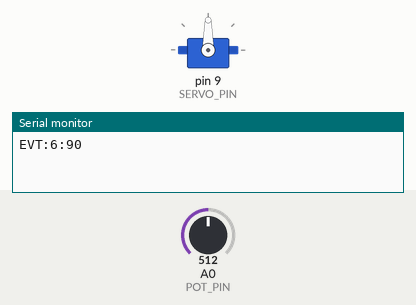
The sketch below on a simulated Arduino Uno, built with avr-gcc and run on an emulated ATmega328P. On the bench: servo, the last lines printed to the serial monitor. The inputs (shaded band) are chosen by the test bench; at power-on: A0 (POT_PIN) = 512.

Above: at 1.2 s.
1.3 s: A0 (POT_PIN) set to 716
At 1.6 s:
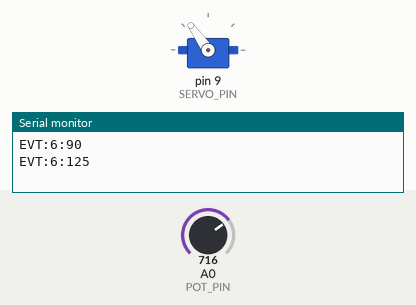
2.8 s: A0 (POT_PIN) set to 900
At 4.0 s:
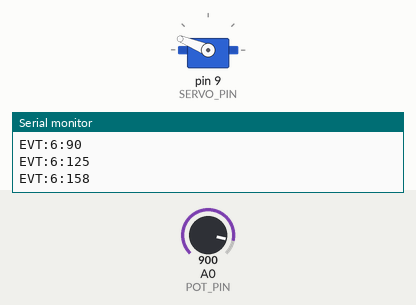
4.3 s: A0 (POT_PIN) set to 1023
At 5.5 s:
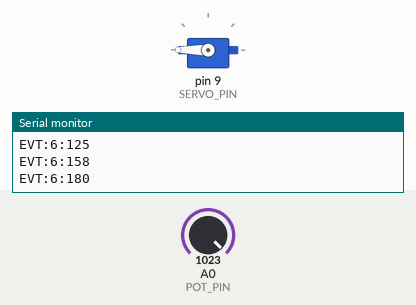
5.8 s: A0 (POT_PIN) set to 306
At 7.0 s:
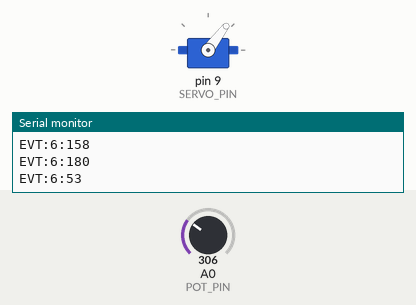
7.3 s: A0 (POT_PIN) set to 122
At 8.4 s:
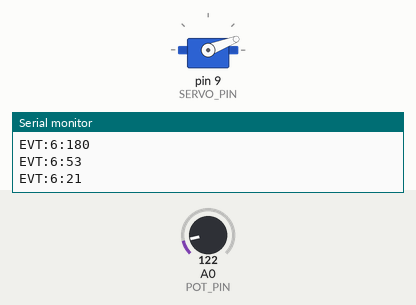
8.8 s: A0 (POT_PIN) set to 0
At 9.8 s:
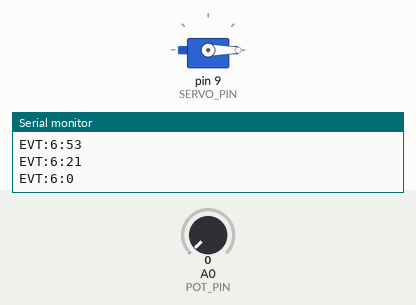
Timing chart, 0 to 11.3 s (numbered marks = the images above; inputs shaded):
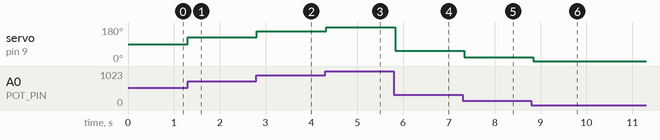

The sketch:

06_bridge_gate.ino
```cpp
/*
  Bosqich 06 — Ko'prik darvozasi
  Nurshahar hikoyasi: Arduino Chrome O'yinlari

  Ulanish:
    Servo signal simi -> D9, qizil -> 5V, jigarrang/qora -> GND
    (ixtiyoriy) Potentsiometr o'rta oyog'i -> A0, chekkalari 5V/GND

  Kutubxona: "Servo" (Arduino IDE bilan birga keladi)

  Protokol: "EVT:6:<0-180>" servo burchagi.
*/

#include <Servo.h>

const int SERVO_PIN = 9;
const int POT_PIN = A0;

Servo bridgeServo;
int lastAngle = -1;

void setup() {
  Serial.begin(9600);
  bridgeServo.attach(SERVO_PIN);
}

void loop() {
  int raw = analogRead(POT_PIN);
  int angle = map(raw, 0, 1023, 0, 180);
  bridgeServo.write(angle);

  if (abs(angle - lastAngle) >= 2) {
    Serial.print("EVT:6:");
    Serial.println(angle);
    lastAngle = angle;
  }
  delay(50);
}
```

Measured:
- after the input at 1.3 s, servo on pin 9 (SERVO_PIN): 90° → 125° at once
- after the input at 2.8 s, servo on pin 9 (SERVO_PIN): 125° → 158° at once
- after the input at 4.3 s, servo on pin 9 (SERVO_PIN): 158° → 180° at once
- after the input at 5.8 s, servo on pin 9 (SERVO_PIN): 180° → 53° at once
- after the input at 7.3 s, servo on pin 9 (SERVO_PIN): 53° → 21° at once
- after the input at 8.8 s, servo on pin 9 (SERVO_PIN): 21° → 0° at once
